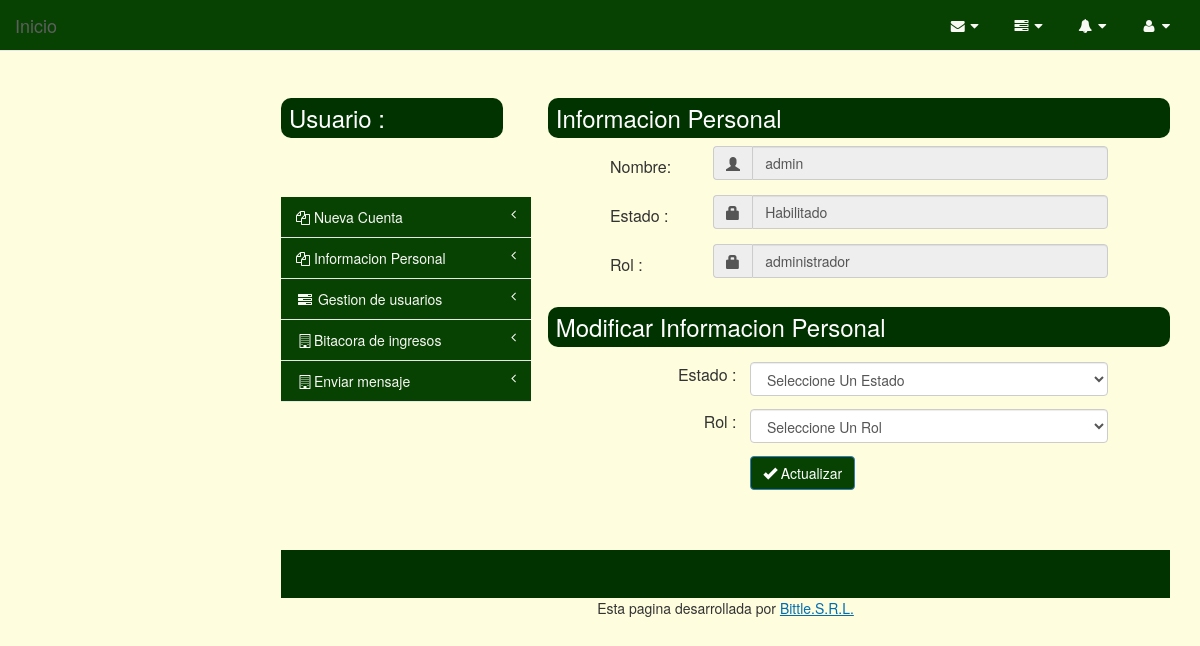
Page /Vista/modificar_permiso.php?id_us=admin on the committed database.
### tables this page shows
CREATE TABLE IF NOT EXISTS `usuario_rol` (
  `NOMBRE_U` varchar(50) NOT NULL,
  `ROL_R` varchar(50) NOT NULL,
  PRIMARY KEY (`NOMBRE_U`,`ROL_R`) USING BTREE,
  KEY `FK_ROL__USUARIO_ROL` (`ROL_R`) USING BTREE
);

CREATE TABLE IF NOT EXISTS `usuario` (
  `NOMBRE_U` varchar(50) NOT NULL,
  `ESTADO_E` varchar(50) NOT NULL,
  `PASSWORD_U` varchar(50) NOT NULL,
  `TELEFONO_U` varchar(8) NOT NULL,
  `CORREO_ELECTRONICO_U` varchar(50) NOT NULL,
  PRIMARY KEY (`NOMBRE_U`) USING BTREE,
  KEY `FK_ESTADO__USUARIO` (`ESTADO_E`) USING BTREE
);

### Vista/modificar_permiso.php (the view, shortened to what this page needs)
	<html>
<head>
    <link href="../Librerias/icheck/skins/square/green.css" rel="stylesheet">
    <link rel="stylesheet" href="../Librerias/css/bootstrap.min.css" rel="stylesheet">
    <link rel="stylesheet" type="text/css" href="../Librerias/lib/css/docs.css">
    <link rel="stylesheet" type="text/css" href="../Librerias/font-awesome/css/font-awesome.css">
    <link rel="stylesheet" type="text/css" href="../Librerias/lib/css/bootstrap-datetimepicker.css">
    <link rel="stylesheet" type="text/css" href="../Librerias/lib/css/bootstrap-multiselect.css">
    <link rel="stylesheet" type="text/css" href="../Librerias/lib/css/bootstrapValidator.css">
    <link href="../Librerias/css/plugins/timeline/timeline.css" rel="stylesheet">
    <link href="../Librerias/css/sb-admin.css" rel="stylesheet">
		<link href="css/style.css" rel="stylesheet" type="text/css" />
</head>
<body>
    <div id="wrapper">
        <nav class="navbar navbar-default navbar-fixed-top" role="navigation" style="margin-bottom: 0">
            <div class="navbar-header">
                <a class="navbar-brand" href="principal.php">Inicio </a>
            </div>
            <ul class="nav navbar-top-links navbar-right">
                <li class="dropdown">
                    <a class="dropdown-toggle" data-toggle="dropdown" href="#">
                        <i class="fa fa-envelope fa-fw"></i>  <i class="fa fa-caret-down"></i>
                    </a>
                </li>
                <li class="dropdown">
                    <a class="dropdown-toggle" data-toggle="dropdown" href="#">
                        <i class="fa fa-tasks fa-fw"></i>  <i class="fa fa-caret-down"></i>
                    </a>
                </li>
                <li class="dropdown">
                    <a class="dropdown-toggle" data-toggle="dropdown" href="#">
                        <i class="fa fa-bell fa-fw"></i>  <i class="fa fa-caret-down"></i>
                    </a>
                </li>
                <li class="dropdown">
                    <a class="dropdown-toggle" data-toggle="dropdown" href="#">
                        <i class="fa fa-user fa-fw"></i>  <i class="fa fa-caret-down"></i>
                    </a>
                </li>
            </ul>
    </nav>
            </div>
        <div id="page-wrapper">
     			<div class="content">
				<div class="content_resize">
					<div class="mainbar">
                                            <div class="article"><br><br>
							<h2><span> Informacion Personal</span></h2>
			<div id="contenido">
							<?php
                                                                         $idgp = $_GET['id_us'];
										$peticion = mysql_query("SELECT u.NOMBRE_U,u.ESTADO_E, r.ROL_R FROM  usuario as u,usuario_rol as r  WHERE u.NOMBRE_U=r.NOMBRE_U and u.NOMBRE_U='$idgp'");
								while($fila = mysql_fetch_array($peticion))
								{
								echo"
								<form action='actualizar_integrante.php' method='post'>
									<center>
										<table border=0 width=80%>
											<tr>
												<td >
													<p style='text-align:left;'>Nombre:</p>
												</td>
												<td>
                                         <div class='form-group'>
                                            <div class='input-group'>
                                                <span class='input-group-addon'>
                                                  <span class='glyphicon glyphicon-user'></span>
                                                </span>
                                                <input class='form-control' type='text' name='Nombre' id='UserName'  value='".$fila['NOMBRE_U']."' readonly='readonly'  required/>
                                            </div>
                                        </div>
												</td>
											</tr>
											<tr>
												<td >
													<p style='text-align:left;'>Estado :</p>
												</td>
												<td>
                                          <div class='form-group'>
                                            <div class='input-group'>
                                                <span class='input-group-addon'>
                                                  <span class='glyphicon glyphicon-lock'></span>
                                                </span>
                                                <input class='form-control' type='text' name='Estado' id='UserPassword' readonly='readonly' value='".$fila['ESTADO_E']."'   required/>
                                            </div>
                                        </div>
												</td>
											</tr
											<tr>
												<td >
													<p style='text-align:left;'>Rol :</p>
												</td>
												<td>
                                          <div class='form-group'>
                                            <div class='input-group'>
                                                <span class='input-group-addon'>
                                                  <span class='glyphicon glyphicon-lock'></span>
                                                </span>
                                                <input class='form-control' type='text' name='rol' id='UserPassword' readonly='readonly' value='".$fila['ROL_R']."'   required/>
                                            </div>
                                        </div>
												</td>
										</table>
									</center>
								</form>
								";$rolAnt=$fila['ROL_R'];
								}
								?>
							</div>
<h2><span>Modificar Informacion Personal</span></h2>
							<div id="contenido">
                                                            <center>
                                                                    <form action="modificar_permiso_tabla.php" method="post"  >
										<table border=0 width=80%>
                                                                                    <tr>
												<td >
													<p style="text-align:right;"> Estado :&nbsp;&nbsp;&nbsp;</p>
												</td>
												<td>
                                                                                                    <select required="seleccione un estado" name="estado" class="form-control" ><option  value=" ">Seleccione Un Estado</option>
                                                                                                       </select>
                                                                                                </td>
                                                                                    </tr>
                                                                                     <tr>
                                                                                                 <td >
												    <p style="text-align:right;"> Rol :&nbsp;&nbsp;&nbsp;</p>
                                                                                                 </td>
                                                                                                 <td>
                                                                                                     <select required="seleccione un rol" name="roll" class="form-control"><option  value=" ">Seleccione Un Rol</option>
                                                                                                       </select>
                                                                                                 </td>
                                                                                     </tr>
                                                                                      <tr>
                                                                                             <td >
												    <p style="text-align:right;">&nbsp;&nbsp;&nbsp; </p>
                                                                                                 </td>
                                                                                     						<td>
                                                                                                <button type="submit"  align="middle" class="btn btn-primary" id="btn-registrarUser"> <span class="glyphicon glyphicon-ok"></span> Actualizar</button>
												</td>
                                                                                     </tr>
										</table>
                                                            </center>
							</div>
						</div>
					</div>
			<div class="sidebar">
                            <br><br>
				<h2 class="star">Usuario :  <?php echo $_SESSION['usuario'] ?></h2>
            <div class="navbar-default navbar-static-side" role="navigation">
                <div class="sidebar-collapse">
                    <ul class="nav" id="side-menu">
                                <li>
                                    <a href="../Vista/registro_administrador.php"><i class="fa fa-bar-chart-o fa-files-o "></i> Nueva Cuenta<span class="fa arrow"></span></a>
                                </li>
                        <li>
                            <a href="#"><i class="fa fa-bar-chart-o fa-files-o "></i> Informacion Personal <span class="fa arrow"></span></a>
                        </li>
                         <li>
                            <a href="#"><i class="fa fa-tasks fa-fw"></i> Gestion de usuarios<span class="fa arrow"></span></a>
                        </li>
                        <li>
                            <a href="#"><i class="fa fa-building-o fa-fw"></i>Bitacora de ingresos <span class="fa arrow"></span></a>
                        </li>
                         <li>
                            <a href="#"><i class="fa fa-building-o fa-fw"></i>Enviar mensaje <span class="fa arrow"></span></a>
                        </li>
                    </ul>
                </div>
            </div>
                        </div></div>
                        </div>
            <div class="clr"></div>	<br><br>
			<div class="footer">
			<div class="footer_resize">
				</div>
			</div>
		<div align=center>
			Esta pagina desarrollada por  <a class="registrar" href=''>Bittle.S.R.L.</a>
                </div>
        </div>
</body>
</html>

### Librerias/css/sb-admin.css (style rules this page uses)
body { background-color: #fefdde; padding-top: 100px; }
@media (min-width:768px) { body { padding-top: 50px; } }
#wrapper { width: 100%; }
#page-wrapper { padding: 0 15px; min-height: 568px; background-color: #fefdde; }
@media (min-width:768px) { #page-wrapper { position: inherit; margin: 0 0 0 250px; padding: 0 30px; min-height: 1300px; border-left: 1px solid #fefdde; } }
.navbar-static-side ul li { border-bottom: 1px solid #e7e7e7; }
.navbar-top-links li { display: inline-block; }
.navbar-top-links li:last-child { margin-right: 15px;dropdown }
.navbar-top-links li a { padding: 15px; min-height: 50px; }
.arrow { float: right; }
.fa.arrow:before { content: "\f104"; }
@media (min-width:768px) { .navbar-static-side { z-index: 1; position: absolute; width: 250px; margin-top: 51px; } }

### Vista/css/style.css (style rules this page uses)
h2 { margin:8px 0; padding:5px 8px; font-size:24px; line-height:30px; font-weight:normal; color:#fff; background:#003300; border-radius:10px; }
p { margin:8px 0; padding:0 0 8px 0; }
a.registrar { color:#006DB2; text-decoration:underline; }
.content_resize { margin:0 auto; padding:0px 0 20px; width:100%; border-radius:10px; }
.content .mainbar { margin:0; padding:0; float:right; width:70%; }
.content .sidebar { padding:0; float:left; width:25%; }
.footer { background:#003300; }
.footer_resize { margin:0 auto; padding:0 20px; width:100%; line-height:1.5em; color:#fff; }
a { outline:none; }

### rows in the picture
usuario_rol: Nombre "admin", Estado "Habilitado", rol "administrador"
